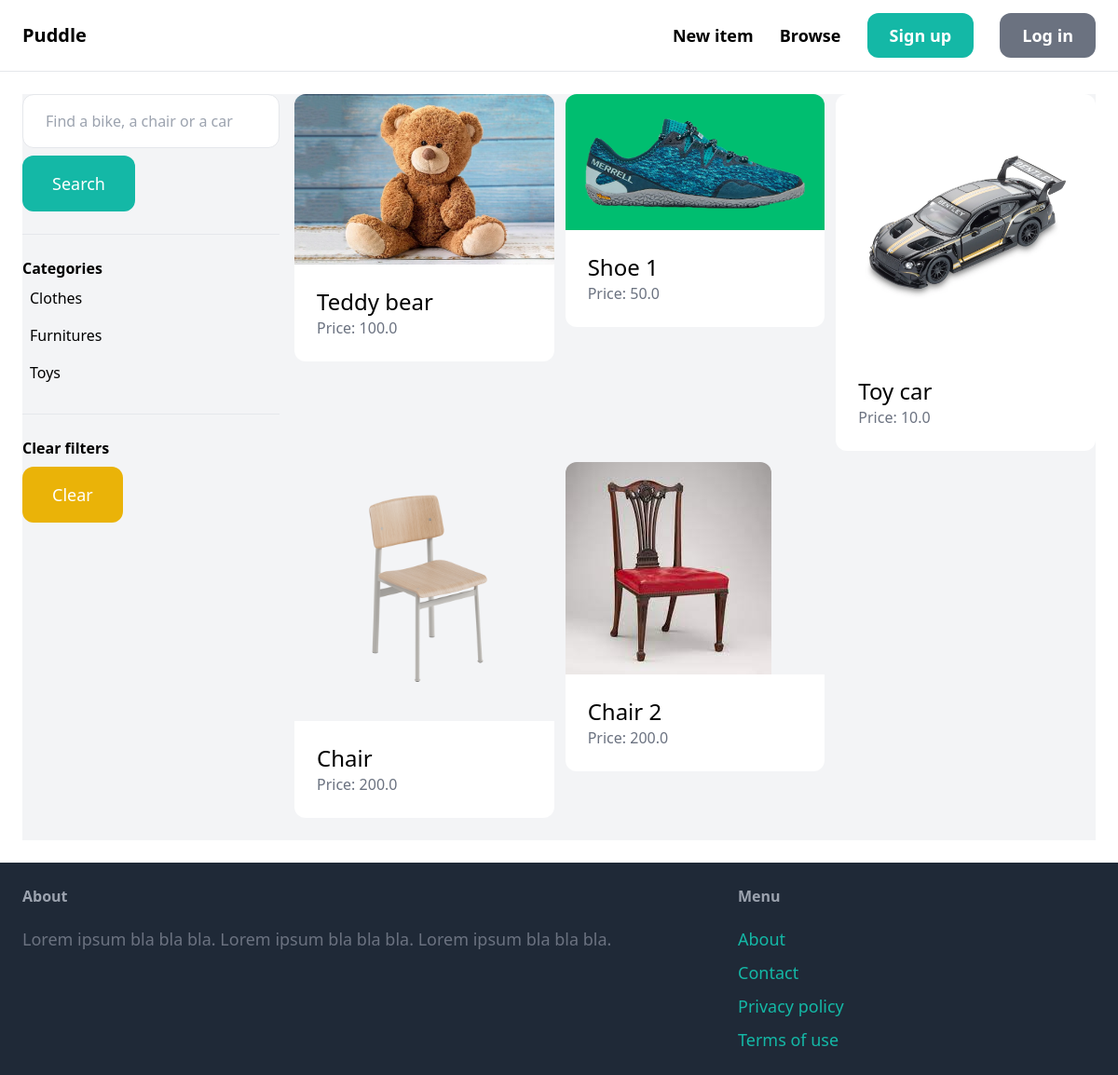
Before: /items/ with the older database file.
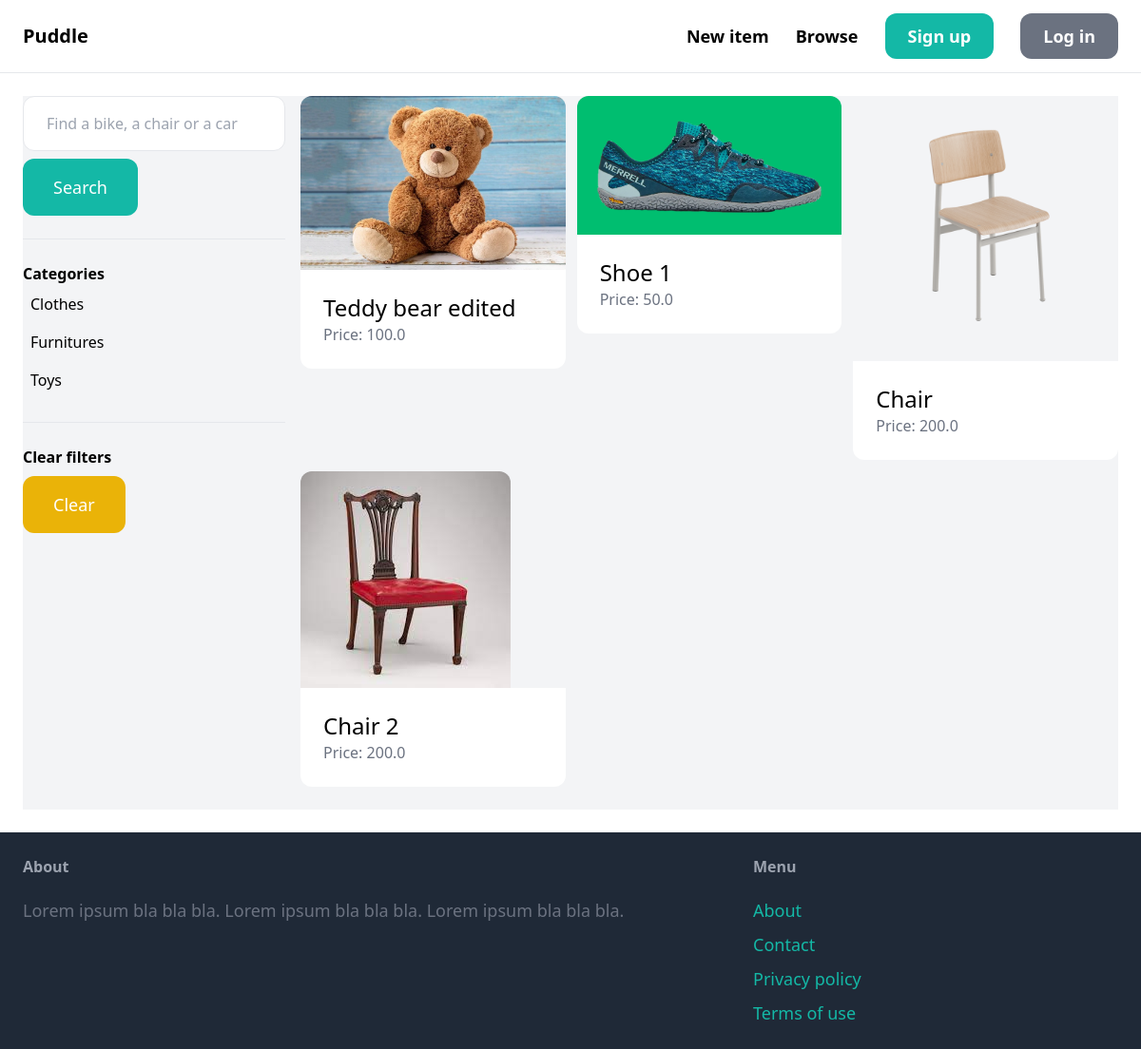
After: the same page with the newer database file.
### item/models.py (models this page shows, shortened)
class Category(models.Model):
    name = models.CharField(max_length=255)
    class Meta:
        ordering = ('name',)
        verbose_name_plural = 'Categories'

class Item(models.Model):
    category = models.ForeignKey(Category, related_name='items', on_delete=models.CASCADE)
    name = models.CharField(max_length=255)
    description = models.TextField(blank=True, null=True)
    price = models.FloatField()
    image = models.ImageField(upload_to='item_images', blank=True, null=True)
    is_sold = models.BooleanField(default=False)
    created_by = models.ForeignKey(User, related_name='items', on_delete=models.CASCADE)
    created_at = models.DateTimeField(auto_now_add=True)

### item/views.py (the view)
# urls.py: path('', views.items, name='items'),
def items(request):
    query = request.GET.get('query','')
    category_id = request.GET.get('category', 0)
    categories = Category.objects.all()
    items = Item.objects.filter(is_sold=False)
    if category_id:
        items = items.filter(category_id=category_id)
    if query:
        items = items.filter(Q(name__icontains=query) | Q(description__icontains=query))
    return render(request, 'item/items.html', {
        'items': items,
        'query': query,
        'categories': categories,
        'category_id': int(category_id),
    })

### item/templates/item/items.html (shortened to what this page needs)
{% extends 'core/base.html' %}
{% block content %}
<div class="pb-6 grid grid-cols-4 gap-4 bg-gray-100">
    <div class="col-span-1">
        <form method="get" action="{% url 'item:items' %}">
            <input name="query" class="w-full py-4 px-6 border rounded-xl" type="text" value="{{ query }}" placeholder="Find a bike, a chair or a car">
            <button class="mt-2 py-4 px-8 text-lg bg-teal-500 text-white rounded-xl">Search</button>
        </form>
        <hr class="my-6">
        <p class="font-semibold">Categories</p>
        <ul>
            {% for category in categories %}
            <li class="py-2 px-2 rounded-xl{% if category.id == category_id %} bg-gray-200{% endif %}">
                <a href="{% url 'item:items' %}?query={{ query }}&category={{ category.id }}">{{ category.name }}</a>
            </li>
            {% endfor %}
        </ul>
        <hr class="my-6">
        <p class="font-semibold">Clear filters</p>
        <ul>
            <li><a href="{% url 'item:items' %}" class="mt-2 py-4 px-8 inline-block bg-yellow-500 text-lg rounded-xl text-white">Clear</a></li>
        </ul>
    </div>
    <div class="col-span-3">
        <div class="grid grid-cols-3 gap-3">
            {% for item in items %}
            <div>
                <a href="{% url 'item:detail' item.id %}">
                    <div>
                        <img src="{{item.image.url}}" class="rounded-t-xl">
                    </div>
                    <div class="p-6 bg-white rounded-b-xl">
                        <h2 class="text-2xl">{{item.name}}</h2>
                        <p class="text-gray-500">Price: {{item.price}}</p>
                    </div>
                </a>
            </div>
            {% endfor %}
        </div>
    </div>
</div>
{% endblock %}

Changed rows visible on the page:
removed Item: image (picture), name "Toy car", price "10.0"
changed Item: name "Teddy bear" → "Teddy bear edited"
